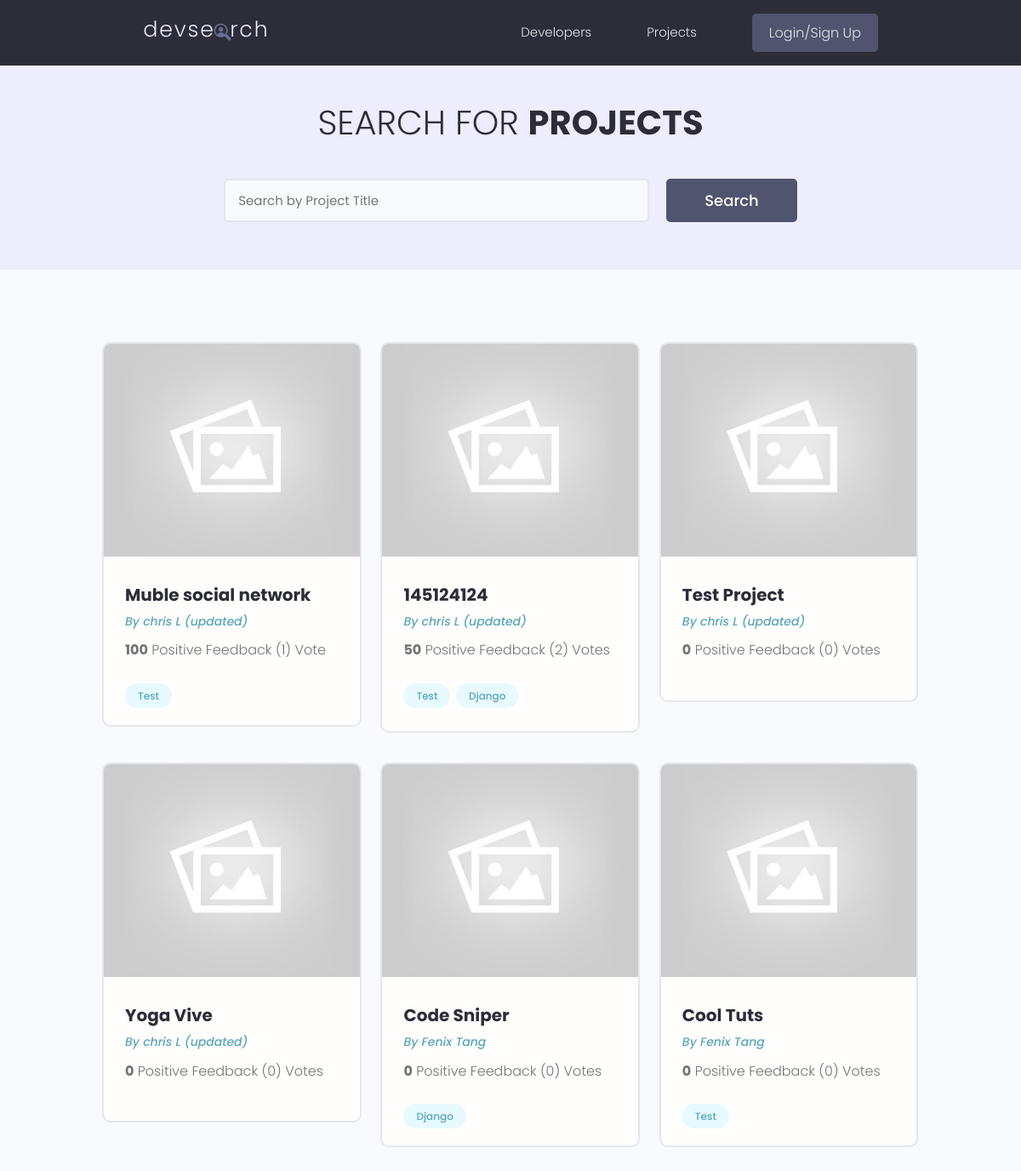
Page /projects/ on the earlier database version.
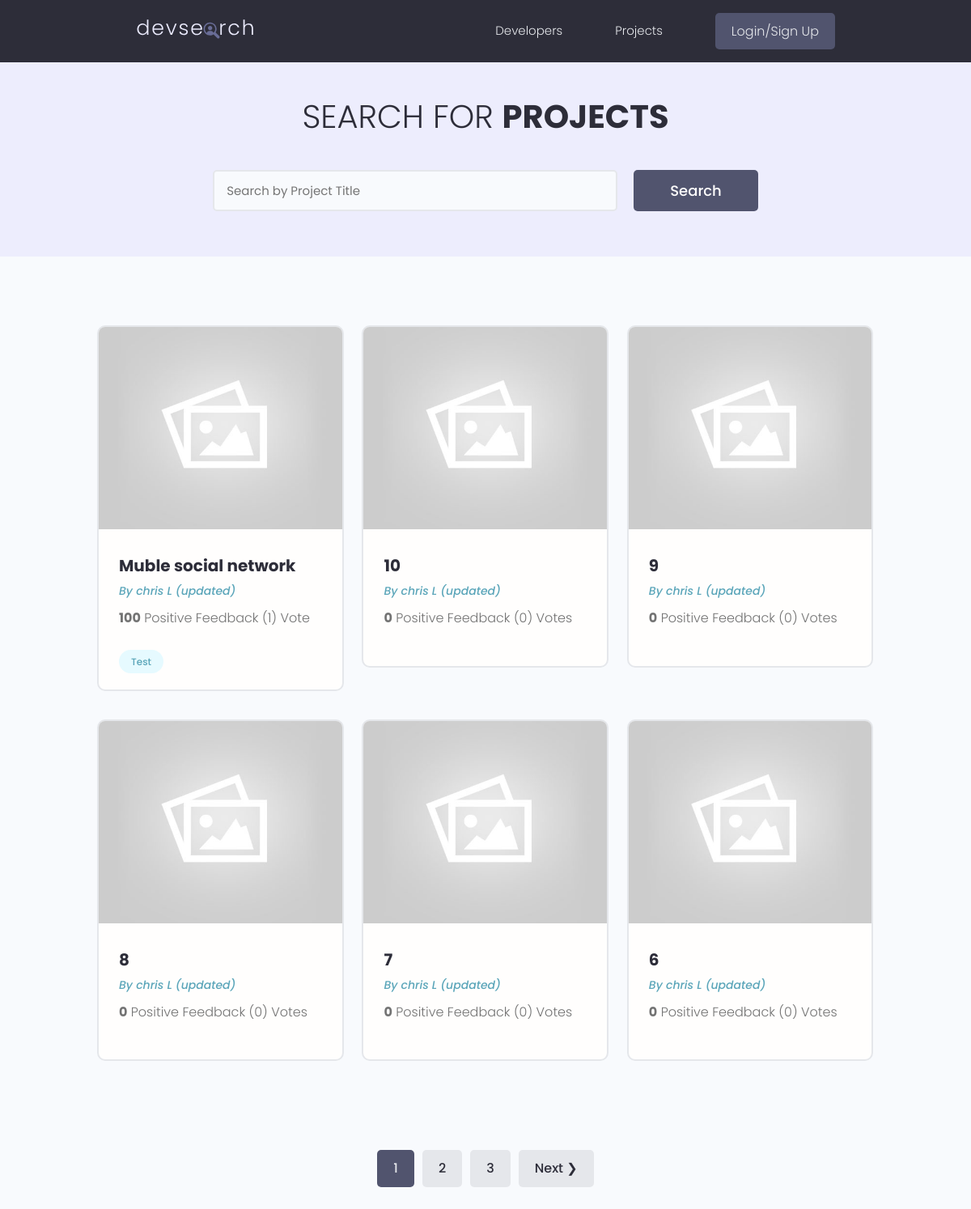
Same page on the later database version.
### projects/models.py (models this page shows, shortened)
class Project(models.Model):
    owner = models.ForeignKey(Profile, null=True, blank=True, on_delete=models.CASCADE)
    title = models.CharField(max_length=200)
    description = models.TextField(null=True, blank=True)
    featured_image = models.ImageField(null=True, blank=True, default="default.jpg")
    demo_link = models.CharField(max_length=2000, null=True, blank=True)
    source_link = models.CharField(max_length=2000, null=True, blank=True)
    tags = models.ManyToManyField('Tag', blank=True)
    vote_total = models.IntegerField(default=0, null=True, blank=True)
    vote_ratio = models.IntegerField(default=0, null=True, blank=True)
    created = models.DateTimeField(auto_now_add=True)
    id = models.UUIDField(default=uuid.uuid4, unique=True, primary_key=True, editable=False)
    class Meta:
        ordering = ['-vote_ratio', '-vote_total', '-created']
    @property
    def imageURL(self):
        try:
            url = self.featured_image.url
        except:
            url = ''
        return url

class Tag(models.Model):
    name = models.CharField(max_length=200)
    created = models.DateTimeField(auto_now_add=True)
    id = models.UUIDField(default=uuid.uuid4, unique=True, primary_key=True, editable=False)
    def __str__(self):
        return self.name

### users/models.py (models this page shows, shortened)
class Profile(models.Model):
    user = models.OneToOneField(User, on_delete=models.CASCADE, null=True, blank=True)
    name = models.CharField(max_length=200, blank=True, null=True)
    email = models.CharField(max_length=500, blank=True, null=True)
    username = models.CharField(max_length=200, blank=True, null=True)
    location = models.CharField(max_length=200, blank=True, null=True)
    short_intro = models.CharField(max_length=200, blank=True, null=True)
    bio = models.TextField(blank=True, null=True)
    profile_image = models.ImageField(null=True, blank=True,upload_to='profiles/', default="profiles/user-default.png")
    social_github = models.CharField(max_length=200, blank=True, null=True)
    social_twitter = models.CharField(max_length=200, blank=True, null=True)
    social_linkedin = models.CharField(max_length=200, blank=True, null=True)
    social_youtube = models.CharField(max_length=200, blank=True, null=True)
    created = models.DateTimeField(auto_now_add=True)
    id = models.UUIDField(default=uuid.uuid4, unique=True, primary_key=True, editable=False)
    class Meta:
        ordering = ['-created']

### projects/views.py (the view)
# urls.py: path('projects/', include('projects.urls')),
def projects(request):
    projects, search_query = searchProjects(request)
    custom_range, projects  = paginateProjects(request, projects, 6)
    context = {'projects': projects, 'search_query': search_query, 'custom_range': custom_range}
    return render(request, 'projects/projects.html', context)

### projects/utils.py (called while the page is built)
def paginateProjects(request, projects, results):
    page = request.GET.get('page')
    paginator = Paginator(projects, results)
    try:
        projects = paginator.page(page)
    except PageNotAnInteger:
        page = 1
        projects = paginator.page(page)
    except EmptyPage:
        page = paginator.num_pages
        projects = paginator.page(page)
    leftIndex = (int(page)-4)
    if leftIndex <1:
        leftIndex = 1
    rightIndex = (int(page)+5)
    if rightIndex > paginator.num_pages:
        rightIndex = paginator.num_pages +1
    custom_range = range(leftIndex, rightIndex)
    return custom_range, projects

def searchProjects(request):
    search_query = ''
    if request.GET.get('search_query'):
        search_query = request.GET.get('search_query')
    tags = Tag.objects.filter(name__icontains=search_query)
    projects = Project.objects.distinct().filter(
        Q(title__icontains=search_query) |
        Q(description__icontains=search_query) |
        Q(owner__name__icontains=search_query) |
        Q(tags__in=tags)
    )
    return projects, search_query

### projects/templates/projects/projects.html (shortened to what this page needs)
{% extends 'main.html' %}
{% block content %}
    <main class="projects">
        <section class="hero-section text-center">
            <div class="container container--narrow">
                <div class="hero-section__box">
                    <h2>
                        Search for <span>Projects</span>
                    </h2>
                </div>
                <div class="hero-section__search">
                    <form id='searchForm'
                          class="form"
                          action="{% url 'projects' %}"
                          method="get">
                        <div class="form__field">
                            <input class="input input--text"
                                   id="formInput#search"
                                   type="text"
                                   name="search_query"
                                   placeholder="Search by Project Title"
                                   value="{{ search_query }}"/>
                        </div>
                        <input class="btn btn--sub btn--lg" type="submit" value="Search" />
                    </form>
                </div>
            </div>
        </section>
        <section class="projectsList">
            <div class="container">
                <div class="grid grid--three">
                    {% for project in projects %}
                        <div class="column">
                            <div class="card project">
                                <a href="{% url 'project' project.id %}" class="project">
                                    <img class="project__thumbnail"
                                         src="{{ project.imageURL }}"
                                         alt="project thumbnail"/>
                                    <div class="card__body">
                                        <h3 class="project__title">{{ project.title }}</h3>
                                        <p>
                                            <a class="project__author"
                                               href="{% url 'user-profile' project.owner.id %}">By {{ project.owner.name }}</a>
                                        </p>
                                        <p class="project--rating">
                                            <span style="font-weight: bold;">{{ project.vote_ratio }}</span> Positive
                                            Feedback ({{ project.vote_total }}) Vote{{ project.vote_total|pluralize:"s" }}
                                        </p>
                                        <div class="project__tags">
                                            {% for tag in project.tags.all %}
                                                <span class="tag tag--pill tag--main">
                                                    <small>{{ tag }}</small>
                                                </span>
                                            {% endfor %}
                                        </div>
                                    </div>
                                </a>
                            </div>
                        </div>
                    {% endfor %}
                </div>
            </div>
        </section>
        {% include "pagination.html" with queryset=projects custom_range=custom_range search_query=search_query %}
    </main>
{% endblock content %}

Differences in the rows shown:
removed Project: imageURL (placeholder picture), title "145124124", owner.name "chris L (updated)", vote_ratio "50", vote_total "2", Tag (name "Test")
no longer on this page (row unchanged): Tag: name "Django"
removed Project: imageURL (placeholder picture), title "Test Project", owner.name "chris L (updated)", vote_ratio "0", vote_total "0"
no longer on this page (row unchanged): Project: imageURL (placeholder picture), title "Yoga Vive", owner.name "chris L (updated)", vote_ratio "0", vote_total "0"
no longer on this page (row unchanged): Project: imageURL (placeholder picture), title "Code Sniper", owner.name "Fenix Tang", vote_ratio "0", vote_total "0"
no longer on this page (row unchanged): Project: imageURL (placeholder picture), title "Cool Tuts", owner.name "Fenix Tang", vote_ratio "0", vote_total "0", Tag (name "Test")
added Project: imageURL (placeholder picture), title "10", owner.name "chris L (updated)", vote_ratio "0", vote_total "0"
added Project: imageURL (placeholder picture), title "9", owner.name "chris L (updated)", vote_ratio "0", vote_total "0"
added Project: imageURL (placeholder picture), title "8", owner.name "chris L (updated)", vote_ratio "0", vote_total "0"
added Project: imageURL (placeholder picture), title "7", owner.name "chris L (updated)", vote_ratio "0", vote_total "0"
added Project: imageURL (placeholder picture), title "6", owner.name "chris L (updated)", vote_ratio "0", vote_total "0"
Other differences:
new list line: "1"
new list line: "2"
new list line: "3"
text now shown: "Next ❯"
